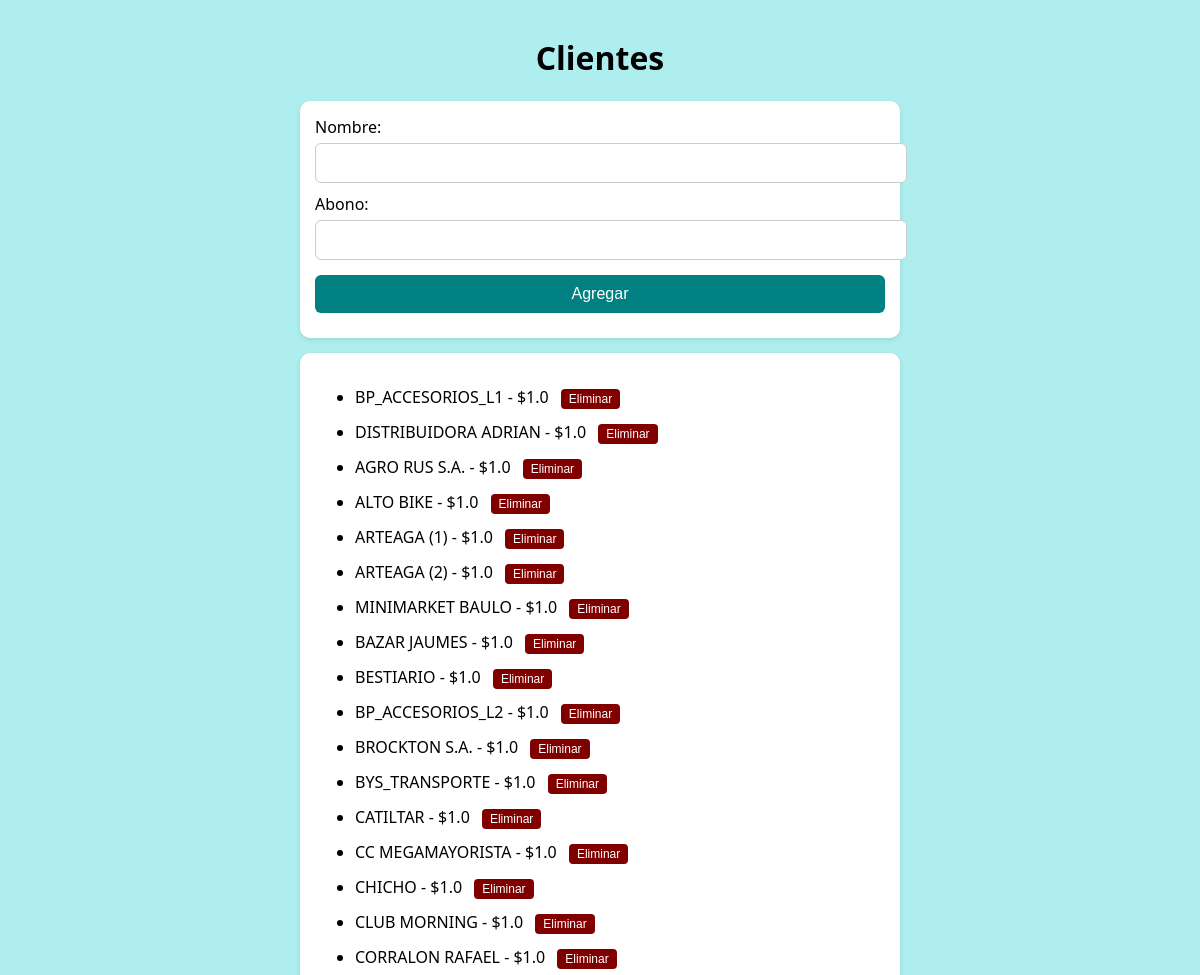
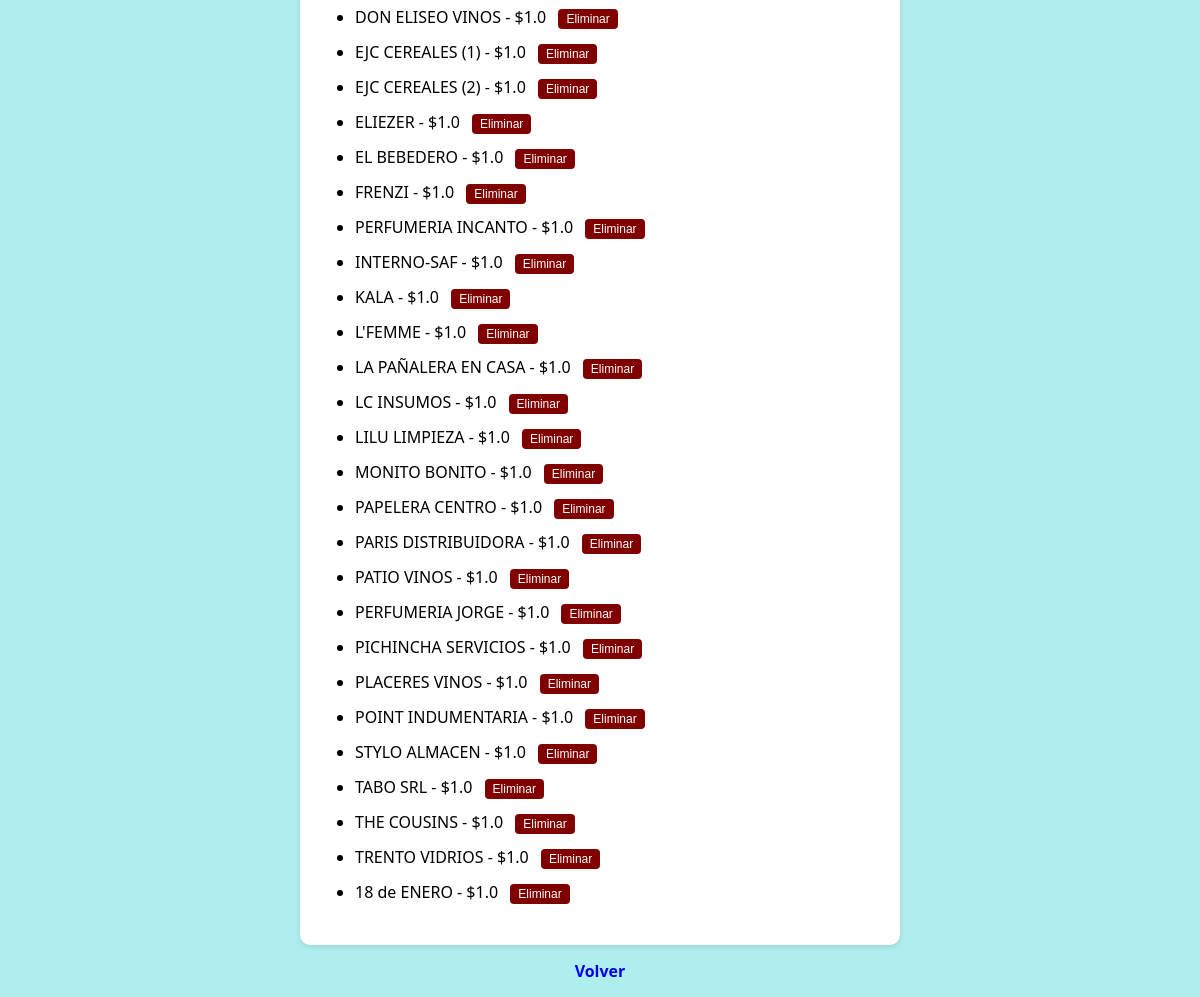
Screenshot of /clientes with the database file from the repository (2 pictures, top to bottom).
### tables this page shows
CREATE TABLE clientes (
        id INTEGER PRIMARY KEY AUTOINCREMENT,
        nombre TEXT,
        abono REAL
    );

### app.py (the view)
@app.route("/clientes", methods=["GET", "POST"])
def clientes():
    con = conectar()
    cur = con.cursor()
    if request.method == "POST":
        nombre = request.form["nombre"]
        abono = request.form["abono"]
        cur.execute("INSERT INTO clientes (nombre, abono) VALUES (?, ?)", (nombre, abono))
        con.commit()
    cur.execute("SELECT * FROM clientes")
    clientes = cur.fetchall()
    con.close()
    return render_template("clientes.html", clientes=clientes)

### app.py (called while the page is built)
def conectar():
    return sqlite3.connect("datos.db")

### templates/clientes.html
{% extends "base.html" %}
{% block content %}
<h1>Clientes</h1>
<div class="card">
<form method="post">
    Nombre:
    <input name="nombre" required>
    Abono:
    <input type="number" name="abono" required>
    <button type="submit">Agregar</button>
</form>
</div>
<div class="card">
<ul>
{% for c in clientes %}
    <li>
    {{ c[1] }} - ${{ c[2] }}
    <form action="/eliminar_cliente/{{ c[0] }}" method="get" class="inline-form">
        <button class="btn-eliminar" onclick="return confirm('¿Eliminar cliente?')">Eliminar</button>
    </form>
	</li>
{% endfor %}
</ul>
</div>
<a href="/">Volver</a>
{% endblock %}

### templates/base.html (shortened to what this page needs)
<!DOCTYPE html>
<html>
<head>
</head>
<body>
    <div class="container">
        {% block content %}{% endblock %}
    </div>
</body>
</html>

### templates/base.html (style rules this page uses)
body { font-family: "Segoe UI", Tahoma, Geneva, Verdana, sans-serif; background: rgb(175,238,238); margin: 0; padding: 0; }
.container { max-width: 600px; margin: auto; padding: 15px; }
h1 { text-align: center; }
.card { background: white; padding: 15px; margin-bottom: 15px; border-radius: 10px; box-shadow: 0 2px 5px rgba(0,0,0,0.1); }
input, select, button { width: 100%; padding: 10px; margin-top: 5px; margin-bottom: 10px; border-radius: 6px; border: 1px solid #ccc; font-size: 16px; }
button { background: teal; color: white; border: none; }
a { display: block; text-align: center; margin-top: 10px; text-decoration: none; font-weight: bold; }
.btn-eliminar { display: inline-block; width: auto; padding: 3px 8px; font-size: 12px; background: #800000; color: white; border: none; border-radius: 4px; margin-left: 8px; cursor: pointer; }
.inline-form { display: inline; }

### rows the page displays
clientes: nombre "BP_ACCESORIOS_L1", abono "1.0"
clientes: nombre "DISTRIBUIDORA ADRIAN", abono "1.0"
clientes: nombre "AGRO RUS S.A.", abono "1.0"
clientes: nombre "ALTO BIKE", abono "1.0"
clientes: nombre "ARTEAGA (1)", abono "1.0"
clientes: nombre "ARTEAGA (2)", abono "1.0"
clientes: nombre "MINIMARKET BAULO", abono "1.0"
clientes: nombre "BAZAR JAUMES", abono "1.0"
clientes: nombre "BESTIARIO", abono "1.0"
clientes: nombre "BP_ACCESORIOS_L2", abono "1.0"
clientes: nombre "BROCKTON S.A.", abono "1.0"
clientes: nombre "BYS_TRANSPORTE", abono "1.0"
clientes: nombre "CATILTAR", abono "1.0"
clientes: nombre "CC MEGAMAYORISTA", abono "1.0"
clientes: nombre "CHICHO", abono "1.0"
clientes: nombre "CLUB MORNING", abono "1.0"
clientes: nombre "CORRALON RAFAEL", abono "1.0"
clientes: nombre "DON ELISEO VINOS", abono "1.0"
clientes: nombre "EJC CEREALES (1)", abono "1.0"
clientes: nombre "EJC CEREALES (2)", abono "1.0"
clientes: nombre "ELIEZER", abono "1.0"
clientes: nombre "EL BEBEDERO", abono "1.0"
clientes: nombre "FRENZI", abono "1.0"
clientes: nombre "PERFUMERIA INCANTO", abono "1.0"
clientes: nombre "INTERNO-SAF", abono "1.0"
clientes: nombre "KALA", abono "1.0"
clientes: nombre "L'FEMME", abono "1.0"
clientes: nombre "LA PAÑALERA EN CASA", abono "1.0"
clientes: nombre "LC INSUMOS", abono "1.0"
clientes: nombre "LILU LIMPIEZA", abono "1.0"
clientes: nombre "MONITO BONITO", abono "1.0"
clientes: nombre "PAPELERA CENTRO", abono "1.0"
clientes: nombre "PARIS DISTRIBUIDORA", abono "1.0"
clientes: nombre "PATIO VINOS", abono "1.0"
clientes: nombre "PERFUMERIA JORGE", abono "1.0"
clientes: nombre "PICHINCHA SERVICIOS", abono "1.0"
clientes: nombre "PLACERES VINOS", abono "1.0"
clientes: nombre "POINT INDUMENTARIA", abono "1.0"
clientes: nombre "STYLO ALMACEN", abono "1.0"
clientes: nombre "TABO SRL", abono "1.0"
clientes: nombre "THE COUSINS", abono "1.0"
clientes: nombre "TRENTO VIDRIOS", abono "1.0"
clientes: nombre "18 de ENERO", abono "1.0"
